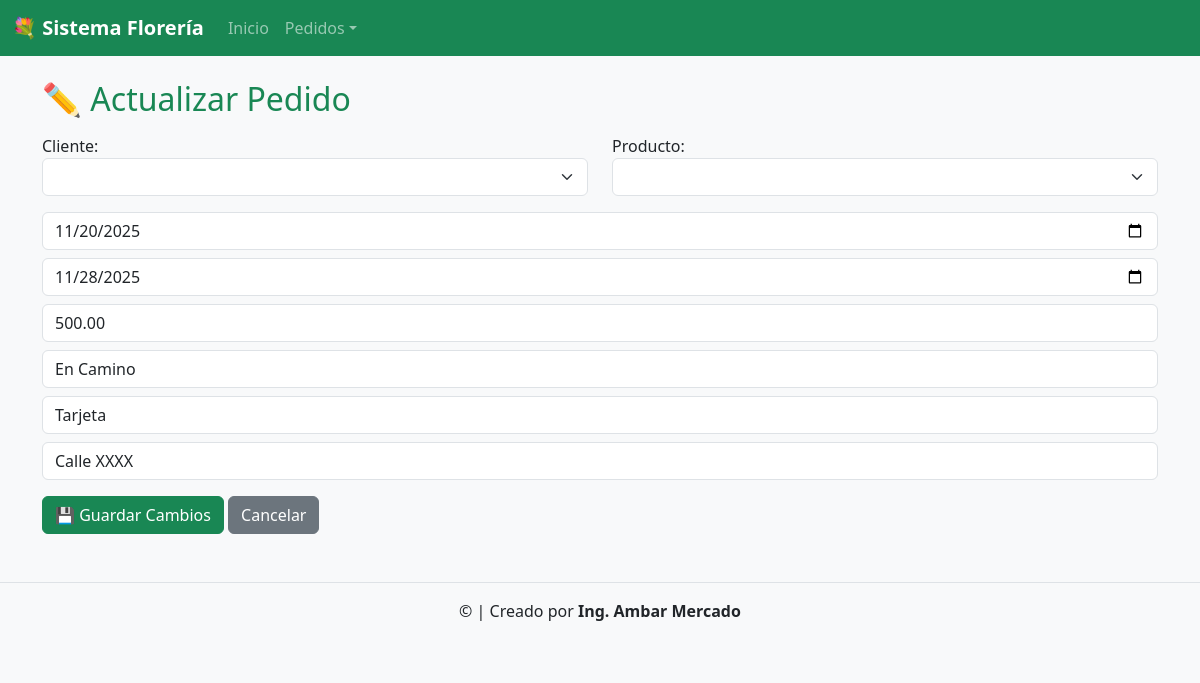
Page /pedido/actualizar/2/ on the committed database.
### app_floreria/models.py (models this page shows, shortened)
class Pedido(models.Model):
    id_pedido = models.AutoField(primary_key=True)
    fecha_pedido = models.DateField()
    fecha_entrega = models.DateField()
    total = models.DecimalField(max_digits=10, decimal_places=2)
    estado = models.CharField(max_length=50)
    metodo_pago = models.CharField(max_length=50)
    direccion_envio = models.CharField(max_length=200)
    cliente = models.ForeignKey(Cliente, on_delete=models.CASCADE)
    producto = models.ForeignKey(Producto, on_delete=models.CASCADE)

### app_floreria/views.py (the view, shortened to what this page needs)
# urls.py: path('pedido/actualizar/<int:id_pedido>/', views.actualizar_pedido, name='actualizar_pedido'),
def actualizar_pedido(request, id_pedido):
    pedido = get_object_or_404(Pedido, id_pedido=id_pedido)
    return render(request, 'pedido/actualizar_pedido.html', {'pedido': pedido})

### app_floreria/templates/pedido/actualizar_pedido.html (shortened to what this page needs)
{% extends 'base.html' %}
{% block contenido %}
<h2 class="text-success">✏️ Actualizar Pedido</h2>
<form method="POST" class="mt-3">
    <div class="row mb-3">
        <div class="col">
            <label>Cliente:</label>
            <select name="cliente" class="form-select">
            </select>
        </div>
        <div class="col">
            <label>Producto:</label>
            <select name="producto" class="form-select">
            </select>
        </div>
    </div>
    <input type="date" name="fecha_pedido" value="{{ pedido.fecha_pedido|date:'Y-m-d' }}" class="form-control mb-2">
    <input type="date" name="fecha_entrega" value="{{ pedido.fecha_entrega|date:'Y-m-d' }}" class="form-control mb-2">
    <input type="text" name="total" value="{{ pedido.total }}" class="form-control mb-2" placeholder="Total">
    <input type="text" name="estado" value="{{ pedido.estado }}" class="form-control mb-2" placeholder="Estado">
    <input type="text" name="metodo_pago" value="{{ pedido.metodo_pago }}" class="form-control mb-2" placeholder="Método de pago">
    <input type="text" name="direccion_envio" value="{{ pedido.direccion_envio }}" class="form-control mb-3" placeholder="Dirección de envío">
    <button class="btn btn-success">💾 Guardar Cambios</button>
    <a href="{% url 'ver_pedido' %}" class="btn btn-secondary">Cancelar</a>
</form>
{% endblock %}

### rows in the picture
Pedido: fecha_pedido "11/20/2025", fecha_entrega "11/28/2025", total "500.00", estado "En Camino", metodo_pago "Tarjeta", direccion_envio "Calle XXXX"
